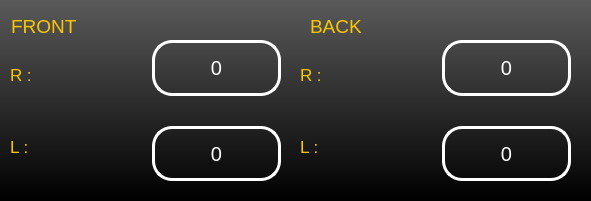
      <widget class="QWidget" name="vibration_widget_3" native="true">
       <property name="geometry">
        <rect>
         <x>1250</x>
         <y>650</y>
         <width>591</width>
         <height>201</height>
        </rect>
       </property>
       <property name="styleSheet">
        <string notr="true">border-radius:20%;
background-color:qlineargradient(spread:pad, x1:1, y1:1, x2:1, y2:0, stop:0 rgba(0, 0, 0, 255), stop:1 rgba(90, 90, 90, 255));
color:white;
</string>
       </property>
       <widget class="QWidget" name="vibration_front_widget_3" native="true">
        <property name="geometry">
         <rect>
          <x>10</x>
          <y>40</y>
          <width>271</width>
          <height>141</height>
         </rect>
        </property>
        <property name="styleSheet">
         <string notr="true">border-radius:20%;
background-color:none</string>
        </property>
        <layout class="QVBoxLayout" name="verticalLayout_26">
         <item>
          <layout class="QHBoxLayout" name="horizontalLayout_11">
           <property name="spacing">
            <number>12</number>
           </property>
           <property name="leftMargin">
            <number>0</number>
           </property>
           <property name="rightMargin">
            <number>0</number>
           </property>
           <property name="bottomMargin">
            <number>0</number>
           </property>
           <item>
            <layout class="QVBoxLayout" name="verticalLayout_27">
             <property name="spacing">
              <number>4</number>
             </property>
             <property name="rightMargin">
              <number>11</number>
             </property>
             <item>
              <widget class="QLabel" name="ACCELERATION_x_8">
               <property name="font">
                <font>
                 <pointsize>13</pointsize>
                </font>
               </property>
               <property name="styleSheet">
                <string notr="true">
background-color: qlineargradient(spread:pad, x1:0, y1:0, x2:1, y2:1, stop:0.00526316 rgba(16, 7, 13, 0), stop:0.7 rgba(0, 0, 0, 0), stop:0.926316 rgba(253, 208, 60, 0));
color: #fdc600;</string>
               </property>
               <property name="text">
                <string>R :</string>
               </property>
              </widget>
             </item>
             <item>
              <widget class="QLabel" name="ACCELERATION_y_8">
               <property name="font">
                <font>
                 <pointsize>13</pointsize>
                </font>
               </property>
               <property name="styleSheet">
                <string notr="true">
background-color: qlineargradient(spread:pad, x1:0, y1:0, x2:1, y2:1, stop:0.00526316 rgba(16, 7, 13, 0), stop:0.7 rgba(0, 0, 0, 0), stop:0.926316 rgba(253, 208, 60, 0));
color: #fdc600;</string>
               </property>
               <property name="text">
                <string>L :</string>
               </property>
              </widget>
             </item>
            </layout>
           </item>
           <item>
            <layout class="QVBoxLayout" name="verticalLayout_28">
             <property name="spacing">
              <number>30</number>
             </property>
             <item>
              <widget class="QLabel" name="x_on_veri_4">
               <property name="font">
                <font>
                 <pointsize>15</pointsize>
                </font>
               </property>
               <property name="styleSheet">
                <string notr="true">border:3px solid #fff;

border-radius:20%</string>
               </property>
               <property name="text">
                <string>0</string>
               </property>
               <property name="alignment">
                <set>Qt::AlignCenter</set>
               </property>
              </widget>
             </item>
             <item>
              <widget class="QLabel" name="y_on_veri_4">
               <property name="font">
                <font>
                 <pointsize>15</pointsize>
                </font>
               </property>
               <property name="styleSheet">
                <string notr="true">border:3px solid #fff;

border-radius:20%</string>
               </property>
               <property name="text">
                <string>0</string>
               </property>
               <property name="alignment">
                <set>Qt::AlignCenter</set>
               </property>
              </widget>
             </item>
            </layout>
           </item>
          </layout>
         </item>
        </layout>
       </widget>
       <widget class="QWidget" name="vibration_back_widget_3" native="true">
        <property name="geometry">
         <rect>
          <x>300</x>
          <y>40</y>
          <width>271</width>
          <height>141</height>
         </rect>
        </property>
        <property name="styleSheet">
         <string notr="true">border-radius:20%;
background-color:none;
color:white
</string>
        </property>
        <layout class="QVBoxLayout" name="verticalLayout_29">
         <item>
          <layout class="QHBoxLayout" name="horizontalLayout_12">
           <property name="spacing">
            <number>12</number>
           </property>
           <property name="leftMargin">
            <number>0</number>
           </property>
           <property name="rightMargin">
            <number>0</number>
           </property>
           <property name="bottomMargin">
            <number>0</number>
           </property>
           <item>
            <layout class="QVBoxLayout" name="verticalLayout_30">
             <property name="spacing">
              <number>4</number>
             </property>
             <property name="rightMargin">
              <number>11</number>
             </property>
             <item>
              <widget class="QLabel" name="ACCELERATION_x_9">
               <property name="font">
                <font>
                 <pointsize>13</pointsize>
                </font>
               </property>
               <property name="styleSheet">
                <string notr="true">
background-color: qlineargradient(spread:pad, x1:0, y1:0, x2:1, y2:1, stop:0.00526316 rgba(16, 7, 13, 0), stop:0.7 rgba(0, 0, 0, 0), stop:0.926316 rgba(253, 208, 60, 0));
color: #fdc600;</string>
               </property>
               <property name="text">
                <string>R :</string>
               </property>
              </widget>
             </item>
             <item>
              <widget class="QLabel" name="ACCELERATION_y_9">
               <property name="font">
                <font>
                 <pointsize>13</pointsize>
                </font>
               </property>
               <property name="styleSheet">
                <string notr="true">
background-color: qlineargradient(spread:pad, x1:0, y1:0, x2:1, y2:1, stop:0.00526316 rgba(16, 7, 13, 0), stop:0.7 rgba(0, 0, 0, 0), stop:0.926316 rgba(253, 208, 60, 0));
color: #fdc600;</string>
               </property>
               <property name="text">
                <string>L :</string>
               </property>
              </widget>
             </item>
            </layout>
           </item>
           <item>
            <layout class="QVBoxLayout" name="verticalLayout_31">
             <property name="spacing">
              <number>30</number>
             </property>
             <item>
              <widget class="QLabel" name="x_arka_veri_4">
               <property name="font">
                <font>
                 <pointsize>15</pointsize>
                </font>
               </property>
               <property name="styleSheet">
                <string notr="true">border:3px solid #fff;

border-radius:20%</string>
               </property>
               <property name="text">
                <string>0</string>
               </property>
               <property name="alignment">
                <set>Qt::AlignCenter</set>
               </property>
              </widget>
             </item>
             <item>
              <widget class="QLabel" name="y_arka_veri_4">
               <property name="font">
                <font>
                 <pointsize>15</pointsize>
                </font>
               </property>
               <property name="styleSheet">
                <string notr="true">border:3px solid #fff;

border-radius:20%</string>
               </property>
               <property name="text">
                <string>0</string>
               </property>
               <property name="alignment">
                <set>Qt::AlignCenter</set>
               </property>
              </widget>
             </item>
            </layout>
           </item>
          </layout>
         </item>
        </layout>
       </widget>
       <widget class="QLabel" name="front_3">
        <property name="geometry">
         <rect>
          <x>11</x>
          <y>11</y>
          <width>121</width>
          <height>31</height>
         </rect>
        </property>
        <property name="font">
         <font>
          <pointsize>14</pointsize>
         </font>
        </property>
        <property name="styleSheet">
         <string notr="true">
background-color: qlineargradient(spread:pad, x1:0, y1:0, x2:1, y2:1, stop:0.00526316 rgba(16, 7, 13, 0), stop:0.7 rgba(0, 0, 0, 0), stop:0.926316 rgba(253, 208, 60, 0));
color: #fdc600;</string>
        </property>
        <property name="text">
         <string>FRONT</string>
        </property>
       </widget>
       <widget class="QLabel" name="back_3">
        <property name="geometry">
         <rect>
          <x>310</x>
          <y>11</y>
          <width>141</width>
          <height>31</height>
         </rect>
        </property>
        <property name="font">
         <font>
          <pointsize>14</pointsize>
         </font>
        </property>
        <property name="styleSheet">
         <string notr="true">
background-color: qlineargradient(spread:pad, x1:0, y1:0, x2:1, y2:1, stop:0.00526316 rgba(16, 7, 13, 0), stop:0.7 rgba(0, 0, 0, 0), stop:0.926316 rgba(253, 208, 60, 0));
color: #fdc600;</string>
        </property>
        <property name="text">
         <string>BACK</string>
        </property>
       </widget>
      </widget>
